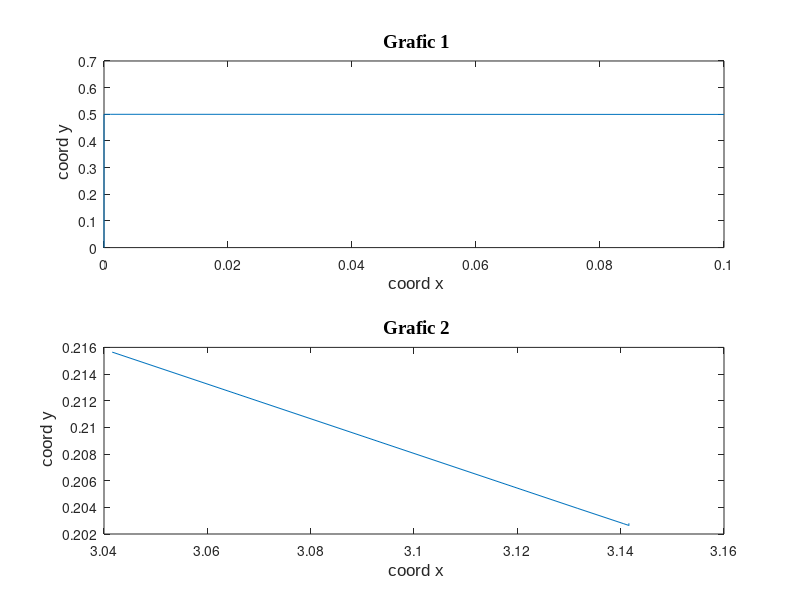

The MATLAB source for this figure:
% 4)Reprezentati grafic in aceeasi pagina, functiile
% f1, f2: [-pi, pi] -> R 
% f1(x) = (1 - cosx)/ x^2 
% f2(x) = sin^2x/x^2*(1+cosx)
% x apartine {10 ^ -8, 10 ^ -7, ..., 10 ^ -1}
% x apartine {pi - 10 ^ -1, pi - 10 ^ -2, ... pi - 10 ^ -8}
x = 1 : 8 % x = (1 2 3 ... 8)
x = 10.^(-x) % (10 ^ -1, 10^-2, ...)
y = (1 - cos(x))./(x.^2);
plot(subplot(2, 1, 1),x, y)
xlabel('\fontname{Arial} coord x','FontSize',12)
ylabel('\fontname{Arial} coord y','FontSize',12)
title('\fontname{Times New Roman} Grafic 1','FontSize',14)
x = pi - x;
y = (sin(x).^2)./((x.^2).*(1+cos(x)))
plot(subplot(2, 1, 2), x, y)
xlabel('\fontname{Arial} coord x','FontSize',12)
ylabel('\fontname{Arial} coord y','FontSize',12)
title('\fontname{Times New Roman} Grafic 2','FontSize',14)